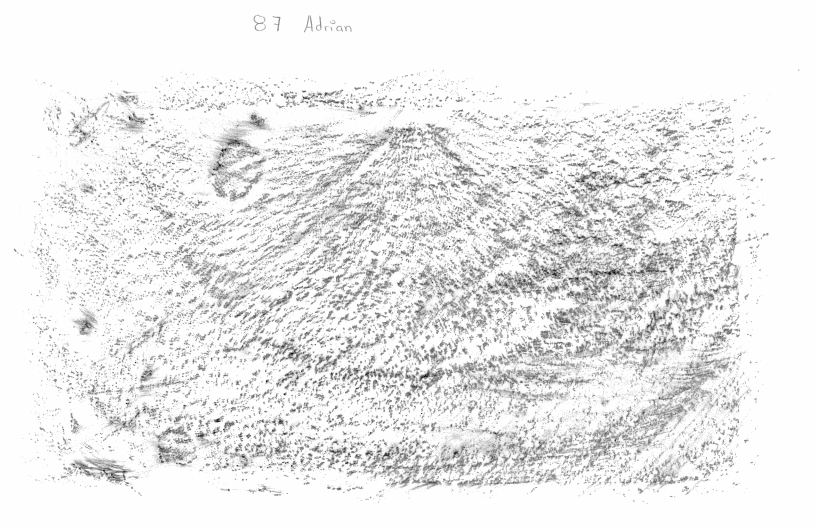
#> input picture data/processed/png-images/DOC (49).png, 2448 x 1584 px, found by its file name (shown at 1/3 size); its folder holds only this picture in this run
$ python load_images.py
#> lines starting #> are read from the running program, lines starting #| are printed output that depends on the picture
### src/visualitation.py
from matplotlib import pyplot as plt
import numpy as np
from src import TRANSFORMATION_MARGIN

plt.rcParams["figure.constrained_layout.use"] = True


def show_images(images: list, names: list[str], show: bool = True,
                suptitle: str = None, **fig_kw):
    """Muestra una lista de imágenes."""
    n_images = len(images)
    n_cols = int(np.ceil(np.sqrt(n_images)))
    n_rows = int(np.ceil(n_images / n_cols))

    fig, axes = plt.subplots(nrows=n_rows,ncols=n_cols,squeeze=False,**fig_kw)
    if suptitle is not None: fig.suptitle(suptitle)

    for i, (img, name) in enumerate(zip(images, names)):
        r, c = i // n_cols, i % n_cols
        ax = axes[r, c]
        ax.imshow(img, cmap="gray") ; ax.set_title(name)
        ax.axis("off")

    for j in range(i + 1, n_cols * n_rows):    # Apagar ejes vacíos
        r, c = j // n_cols, j % n_cols
        axes[r, c].axis("off")

    if show: plt.show()
    return fig, axes


# [67 lines left out: functions show_stages, show_nmf_components, plot_reconstruction_error, fft_visualitation, not called in this run]

# [1 lines that do not run on import are left out]

### src/load_images.py
import cv2
import numpy as np
import os

def read_images(dir:str, image_size=None) -> tuple[list[np.ndarray], list[str]]:
    """ Lee todas las imagenes en formato PNG de un directorio, las redimensiona
    al tamaño especificado y las normaliza a valores entre 0 y 255."""
#> called with dir = './data/processed/png-images/', image_size = (358, 232)
    images, names = [], []

    for file in os.listdir(dir):            # leer cada archivo en la carpeta
        if file.lower().endswith(".png"):   # si es png
            # Leer imagen en blanco y negro
            print(f"Reading image: {file}")
            image = cv2.imread(os.path.join(dir, file), cv2.IMREAD_GRAYSCALE)
#> image is the input picture: shape (1584, 2448); min 0, max 255, mean 235.1

            # redimencionar imagen
            if image_size is not None:
                print(f"\tOriginal shape:\t{image.shape}")
#| 	Original shape:	(1584, 2448)
                image = cv2.resize(image, image_size, interpolation\
                                   =cv2.INTER_AREA)
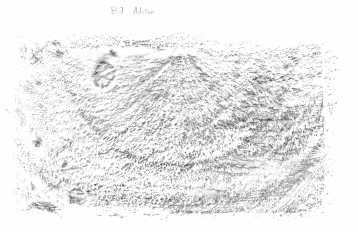
#> image: shape (232, 358); min 57, max 254, mean 235.1
                print(f"\tNew shape:\t{image.shape}\n")
#| 	New shape:	(232, 358)
            else:
                print(f"\tShape:\t{image.shape}\n")

            image = cv2.normalize(image, None, 0, 255, cv2.NORM_MINMAX)\
                .astype(np.uint8) # normalizar imagen
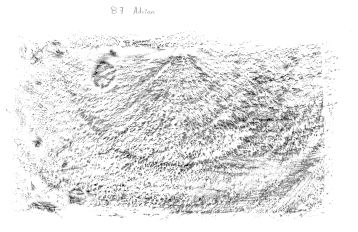
#> image: shape (232, 358); min 0, max 255, mean 230.5

            if image is not None:
                images.append(image) ; names.append(file)
            else:
                raise ValueError(f"Error al leer la imagen: {file}")

    return images, names

def save_images(images:list[np.ndarray], names:list[str], dir:str) -> None:
    """ Guarda una lista de imagenes en el directorio especificado con los
    nombres dados."""
    for img, name in zip(images,names): cv2.imwrite(os.path.join(dir,name), img)

if __name__ == "__main__":
    """ Prueba de la función de lectura de imagenes. """
    from src.visualitation import show_images
    from src import PROCESSED_IMAGES_DIR, IMAGE_SIZE

    dir = PROCESSED_IMAGES_DIR + "png-images/"
    images, names = read_images(dir, IMAGE_SIZE)
#> images = 1 item; names = ['DOC (49).png']
    print(f"{len(images)} read from " + dir)
#| 1 read from ./data/processed/png-images/
    show_images(images, names, suptitle="Imagenes originales")
#> in show_images, `n_images = len(images)`: n_images = 1
#> the loop in show_images, `for i, (img, name) in enumerate(zip(images, names)):` made 1 pass
#> (name, r, c) on pass 1: ('DOC (49).png', 0, 0)

$ run again, on data/processed/png-images/DOC001 (1).png
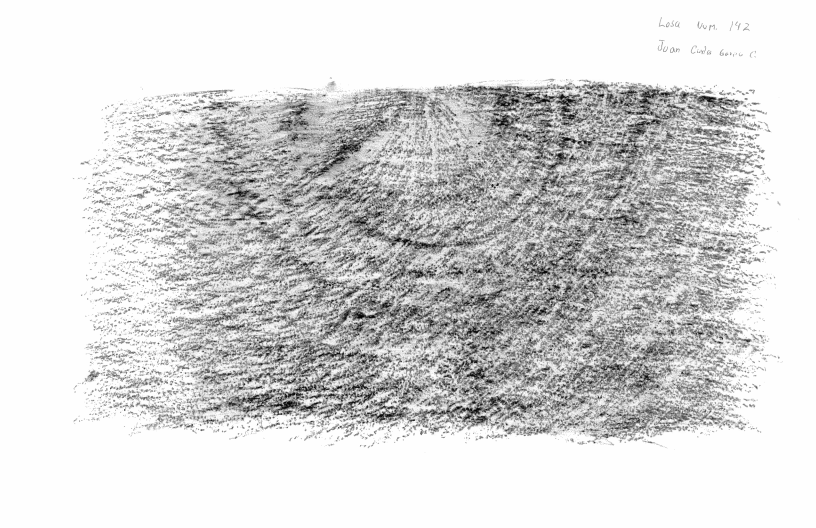
#> input picture data/processed/png-images/DOC001 (1).png, 2448 x 1584 px, found by its file name (shown at 1/3 size)
#> in read_images, image is the input picture: shape (1584, 2448); min 0, max 255, mean 214
#| 	Original shape:	(1584, 2448)
#> in read_images, `image = cv2.resize(image, image_size, interpolation\ =cv2.INTER_AREA)`:
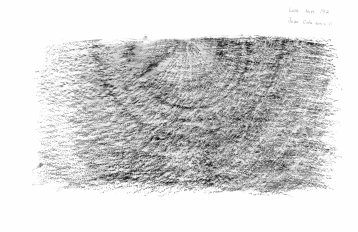
#> image: shape (232, 358); min 10, max 254, mean 214
#| 	New shape:	(232, 358)
#> images = 1 item; names = ['DOC001 (1).png']
#| 1 read from ./data/processed/png-images/
#> n_images = 1
#> the loop in show_images, `for i, (img, name) in enumerate(zip(images, names)):` made 1 pass
#> (name, r, c) on pass 1: ('DOC001 (1).png', 0, 0)

$ run again, on data/processed/png-images/DOC001 (2).png
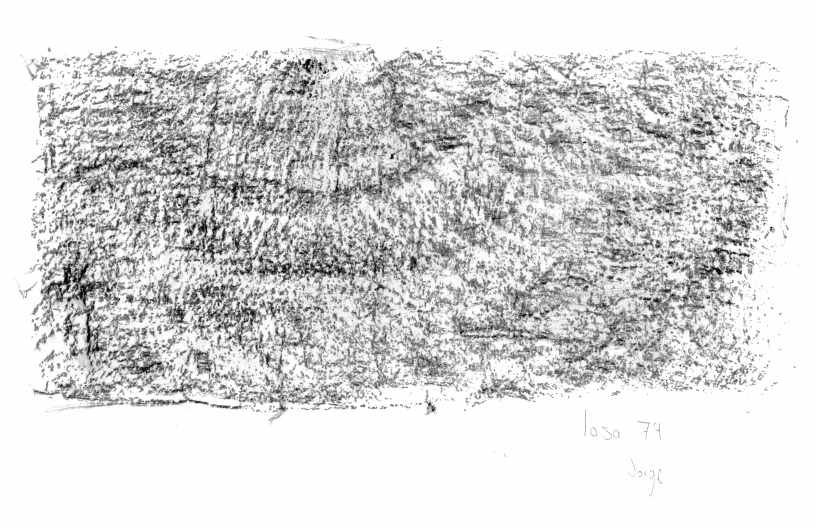
#> input picture data/processed/png-images/DOC001 (2).png, 2448 x 1584 px, found by its file name (shown at 1/3 size)
#> in read_images, image is the input picture: shape (1584, 2448); min 0, max 255, mean 215.8
#| 	Original shape:	(1584, 2448)
#> in read_images, `image = cv2.resize(image, image_size, interpolation\ =cv2.INTER_AREA)`:
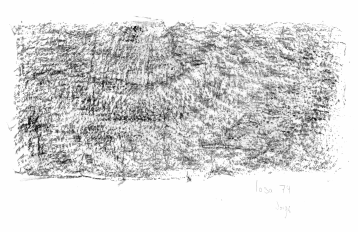
#> image: shape (232, 358); min 6, max 255, mean 215.8
#| 	New shape:	(232, 358)
#> images = 1 item; names = ['DOC001 (2).png']
#| 1 read from ./data/processed/png-images/
#> n_images = 1
#> the loop in show_images, `for i, (img, name) in enumerate(zip(images, names)):` made 1 pass
#> (name, r, c) on pass 1: ('DOC001 (2).png', 0, 0)

$ run again, on data/processed/png-images/DOC002(1).png
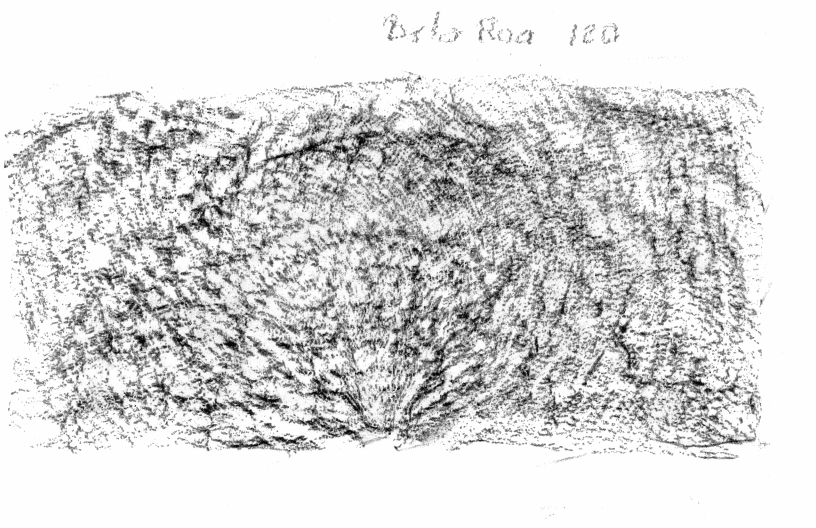
#> input picture data/processed/png-images/DOC002(1).png, 2448 x 1584 px, found by its file name (shown at 1/3 size)
#> in read_images, image is the input picture: shape (1584, 2448); min 0, max 255, mean 215.8
#| 	Original shape:	(1584, 2448)
#> in read_images, `image = cv2.resize(image, image_size, interpolation\ =cv2.INTER_AREA)`:
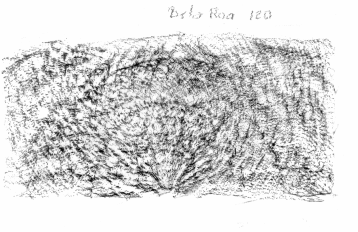
#> image: shape (232, 358); min 3, max 254, mean 215.8
#| 	New shape:	(232, 358)
#> images = 1 item; names = ['DOC002(1).png']
#| 1 read from ./data/processed/png-images/
#> n_images = 1
#> the loop in show_images, `for i, (img, name) in enumerate(zip(images, names)):` made 1 pass
#> (name, r, c) on pass 1: ('DOC002(1).png', 0, 0)

$ run again, on data/processed/png-images/DOC (7).png
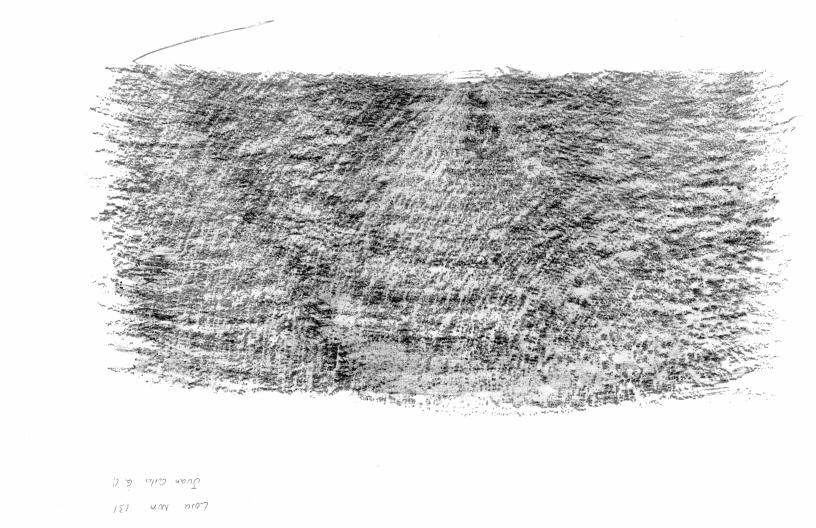
#> input picture data/processed/png-images/DOC (7).png, 2448 x 1584 px, found by its file name (shown at 1/3 size)
#> in read_images, image is the input picture: shape (1584, 2448); min 0, max 255, mean 209
#| 	Original shape:	(1584, 2448)
#> in read_images, `image = cv2.resize(image, image_size, interpolation\ =cv2.INTER_AREA)`:
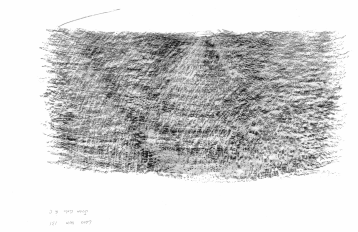
#> image: shape (232, 358); min 15, max 254, mean 209
#| 	New shape:	(232, 358)
#> images = 1 item; names = ['DOC (7).png']
#| 1 read from ./data/processed/png-images/
#> n_images = 1
#> the loop in show_images, `for i, (img, name) in enumerate(zip(images, names)):` made 1 pass
#> (name, r, c) on pass 1: ('DOC (7).png', 0, 0)
